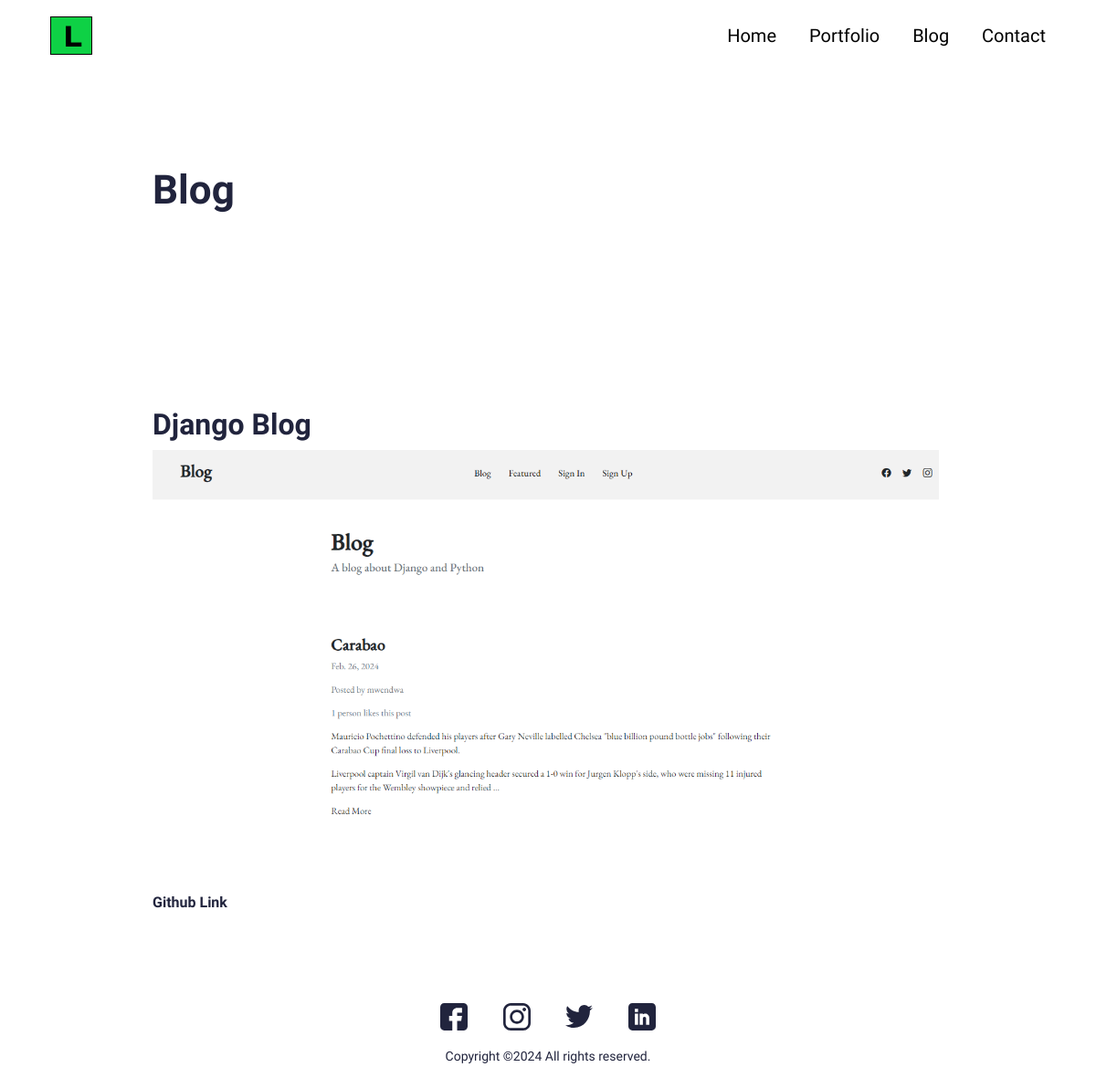
Page /portfolio/blog on the committed database.
### main/models.py (models this page shows, shortened)
class Portfolio(models.Model):
    class Meta:
        verbose_name_plural = 'Portforlio Profiles'
        verbose_name = 'Portforlio'
        ordering = ["name"]
    date = models.DateTimeField(blank=True, null=True)
    name = models.CharField(max_length=200, blank=True, null=True)
    description = models.CharField(max_length=500, blank=True, null=True)
    body = RichTextField(blank=True, null=True)
    image = models.ImageField(blank=True, null=True, upload_to="portfolio")
    slug = models.SlugField(null=True, blank=True)
    is_active = models.BooleanField(default=True)

### main/views.py (the view)
# urls.py: path('portfolio/<slug:slug>', views.PortfolioDetailView.as_view(), name="portfolio"),
class PortfolioDetailView(generic.DetailView):
    model = Portfolio
    template_name = "main/portfolio-detail.html"

### resume/context_processors.py (called while the page is built)
def project_context(request):
    context = {
        'me' : User.objects.first(),
    }
    return context

### main/templates/main/portfolio-detail.html (shortened to what this page needs)
{% extends 'main/base.html' %}
{% load static %}
{% block content %}
<section>
  <div class="innerPageBannerCol">
    <div class="container">
      <div class="row g-4 g-md-3  align-items-center">
        <div class="col-md-6">
          <div class="bannerContent">
            <h1 class="xlTitle pb-md-3">{{object.name}}</h1>
          </div>
        </div>
      </div>
    </div>
  </div>
</section>
<section>
  <div class="sectionSpaceSm">
    <div class="container">
      {{object.body|safe}}
    </div>
  </div>
</section>
{%endblock%}

### static/css/style.css (style rules this page uses)
:root { --primaryColor: #9C07B6; --primaryDarkColor: #3D0048; --primaryHoverColor: #900AA8; --secondaryColor: #F9B000; --baseColor: #21243D; --baseFont: 'Heebo', sans-serif; --titleFont: 'Courier Prime', monospace; --regular: 400; --medium: 500; --bold: 700; --black: 900; --lightBg: #F1F1F1; }
html { scroll-behavior: smooth; }
body { font-family: var(--baseFont); color: var(--baseColor); line-height: normal; }
img { max-width: 100%; }
a { color: inherit; }
a, .btn { -webkit-transition: all 300ms ease-in-out 0s; -o-transition: all 300ms ease-in-out 0s; transition: all 300ms ease-in-out 0s; text-decoration: none; }
.xlTitle { font-size: 44px; line-height: 1.3; font-weight: var(--bold); font-family: var(--titleFont) }
.sectionSpaceSm { padding: 35px 0; }
.innerPageBannerCol { padding: 180px 0 150px; }
@media (min-width:992px) { .container, .container-lg, .container-md, .container-sm, .container-xl, .container-xxl { max-width: 890px; } }

### rows in the picture
Portfolio: name "Blog", body "Django Blog Github Link", body (picture)
